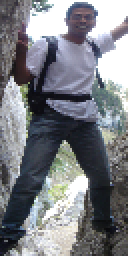
#> input picture INRIAPerson/cropped_pos/c_crop001018_0.png, 64 x 128 px (shown 2 times larger); its folder holds 4 pictures in this run
$ python script.py   (older library calls are emulated)
#> lines starting #> are read from the running program, lines starting #| are printed output that depends on the picture
### src/auxFunc.py
import cv2 as cv
import numpy as np
import pdb
import os
import re
import random
import descriptorHOG
from profilehooks import profile
from numba import jit, autojit

# Ruta al dataset
PATH_TO_INRIA = "../INRIAPerson"

# Contador empleado para poder escribir las imágenes con las cajas por orden a disco
GLOBAL_COUNT=0

################################################################################
##                       Funciones de dibujado                                ##
################################################################################

# [298 lines left out: functions concatenaImagenes, pintaMI, obtainCropLimits, obtainNegativeSamples, obtainNegatives, obtainHardNegativeExamples and 6 more, not called in this run]

def getReflectedImage(img):
    '''
    @brief Función que devuelve la imagen reflejada con respecto al borde derecho de
    la imagen img
    @param img Imagen de la que queremos obtener la reflejada
    @return Devuelve una imagen del mismo tamaño que representa la reflejada de la original
    '''
    # Obtenemos la  imagen reflejada
    return np.flip(img,axis=1)

def loadTrainImgs():
    '''
    @brief Función que devuelve las imágenes de entrenamiento como dos listas
    @return Devuelve dos vectores, el primero con los casos positivos, es decir,
    donde si hay personas y el segundo con los casos negativos, es decir, donde
    no hay personas.
    '''
    pos_imgs = []
    neg_imgs = []
    pos_imgs_names = os.listdir(PATH_TO_INRIA+"/cropped_pos")
    for pimg in pos_imgs_names:
        im = cv.imread(PATH_TO_INRIA+"/cropped_pos/"+pimg,-1)
#> im is the input picture: shape (128, 64, 3); mean B, G, R 131.4, 125.8, 123.6
        im = np.float32(im)
        im_reflected = getReflectedImage(im)
#> in getReflectedImage, `return np.flip(img,axis=1)`:
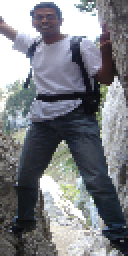
#> returned value: shape (128, 64, 3) float32 (shown 2 times larger); mean of channels 0, 1, 2 131.4, 125.8, 123.6; drawn as B, G, R
        pos_imgs.append(im)
        pos_imgs.append(im_reflected)
#> pass 2 of the loop in loadTrainImgs, `for pimg in pos_imgs_names:`:
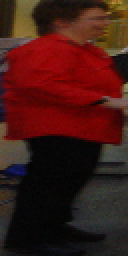
#> input picture INRIAPerson/cropped_pos/c_crop001042_0.png, 64 x 128 px (shown 2 times larger)
#> in loadTrainImgs, im is the input picture: shape (128, 64, 3); mean B, G, R 20.5, 25.3, 67.2
#> in getReflectedImage (call 2), `return np.flip(img,axis=1)`:
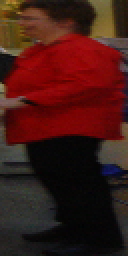
#> returned value: shape (128, 64, 3) float32 (shown 2 times larger); mean of channels 0, 1, 2 20.5, 25.3, 67.2; drawn as B, G, R
#> pass 3 of the loop in loadTrainImgs, `for pimg in pos_imgs_names:`:
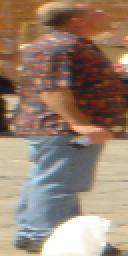
#> input picture INRIAPerson/cropped_pos/c_crop001063_0.png, 64 x 128 px (shown 2 times larger)
#> in loadTrainImgs, im is the input picture: shape (128, 64, 3); mean B, G, R 112.1, 128.9, 150.6
#> in getReflectedImage (call 3), `return np.flip(img,axis=1)`:
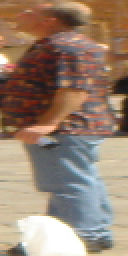
#> returned value: shape (128, 64, 3) float32 (shown 2 times larger); mean of channels 0, 1, 2 112.1, 128.9, 150.6; drawn as B, G, R
#> the loop made 4 passes; the first 3 are shown
#> (the run stopped early here; a loop or call above may not have finished)
